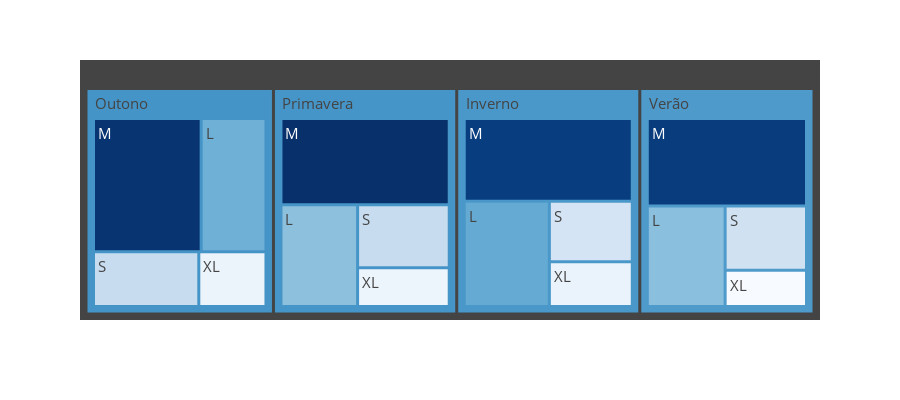

The notebook cell this image was saved under:
### Code cell
import plotly_express as px

# Definindo a ordem correta das estações
ordem_temporadas = ['Verão', 'Outono', 'Inverno', 'Primavera']

# Garantindo que a coluna 'Temporada' tenha a ordem correta
df['Temporada'] = pd.Categorical(df['Temporada'], categories=ordem_temporadas, ordered=True)

# Relação das Vendas por Tamanho e Temporadas
tamanho_por_temporada = df.groupby(['Temporada', 'Tamanho'], observed=False)['Valor_da_compra_(USD)'].sum().reset_index()  

# Ordenando o DataFrame pelo valor da temporada (garantindo a ordem definida)
tamanho_por_temporada = tamanho_por_temporada.sort_values(by='Temporada')

# Criando o gráfico de treemap com as cores definidas para a temporada e tamanho
fig = px.treemap(tamanho_por_temporada, 
                 path=['Temporada', 'Tamanho'], 
                 values='Valor_da_compra_(USD)', 
                 color='Valor_da_compra_(USD)',  # Usando a coluna Temporada para as cores
                 color_continuous_scale='blues'  # Mapeando as cores fixas para Temporada
)
fig.update_layout(
    # main_config, 
    height=400, 
    plot_bgcolor='rgba(0,0,0,0)', 
    paper_bgcolor='rgba(0,0,0,0)', 
    font=dict(color='white', size=15), 
    coloraxis_showscale=False  # Removendo a barra de cor
)
fig.show()

### Figure 1 — Plotly figure (JSON) as saved in the notebook; plotly's stock layout.template omitted (floating-point values rounded to 4 significant figures)
{"data": [{"branchvalues": "total", "customdata": [[14600.0], [25930.0], [9752.0], [5504.0], [15980.0], [26550.0], [10680.0], [6813.0], [16620.0], [25790.0], [9300.0], [6896.0], [14470.0], [26910.0], [10730.0], [6566.0], [18120.0], [18670.0], [18350.0], [18610.0]], "domain": {"x": [0, 1], "y": [0, 1]}, "hovertemplate": "labels=%{label}<br>Valor_da_compra_(USD)_sum=%{value}<br>parent=%{parent}<br>id=%{id}<br>Valor_da_compra_(USD)=%{color}<extra></extra>", "ids": ["Verão/L", "Verão/M", "Verão/S", "Verão/XL", "Outono/L", "Outono/M", "Outono/S", "Outono/XL", "Inverno/L", "Inverno/M", "Inverno/S", "Inverno/XL", "Primavera/L", "Primavera/M", "Primavera/S", "Primavera/XL", "Verão", "Outono", "Inverno", "Primavera"], "labels": ["L", "M", "S", "XL", "L", "M", "S", "XL", "L", "M", "S", "XL", "L", "M", "S", "XL", "Verão", "Outono", "Inverno", "Primavera"], "marker": {"coloraxis": "coloraxis", "colors": [14600.0, 25930.0, 9752.0, 5504.0, 15980.0, 26550.0, 10680.0, 6813.0, 16620.0, 25790.0, 9300.0, 6896.0, 14470.0, 26910.0, 10730.0, 6566.0, 18120.0, 18670.0, 18350.0, 18610.0]}, "name": "", "parents": ["Verão", "Verão", "Verão", "Verão", "Outono", "Outono", "Outono", "Outono", "Inverno", "Inverno", "Inverno", "Inverno", "Primavera", "Primavera", "Primavera", "Primavera", "", "", "", ""], "type": "treemap", "values": [14600.0, 25930.0, 9752.0, 5504.0, 15980.0, 26550.0, 10680.0, 6813.0, 16620.0, 25790.0, 9300.0, 6896.0, 14470.0, 26910.0, 10730.0, 6566.0, 55780.0, 60020.0, 58610.0, 58680.0]}], "layout": {"coloraxis": {"colorbar": {"title": {"text": "Valor_da_compra_(USD)"}}, "colorscale": [[0, "rgb(247,251,255)"], [0.125, "rgb(222,235,247)"], [0.25, "rgb(198,219,239)"], [0.375, "rgb(158,202,225)"], [0.5, "rgb(107,174,214)"], [0.625, "rgb(66,146,198)"], [0.75, "rgb(33,113,181)"], [0.875, "rgb(8,81,156)"], [1, "rgb(8,48,107)"]], "showscale": false}, "font": {"color": "white", "size": 15}, "height": 400, "legend": {"tracegroupgap": 0}, "margin": {"t": 60}, "paper_bgcolor": "rgba(0,0,0,0)", "plot_bgcolor": "rgba(0,0,0,0)"}}
